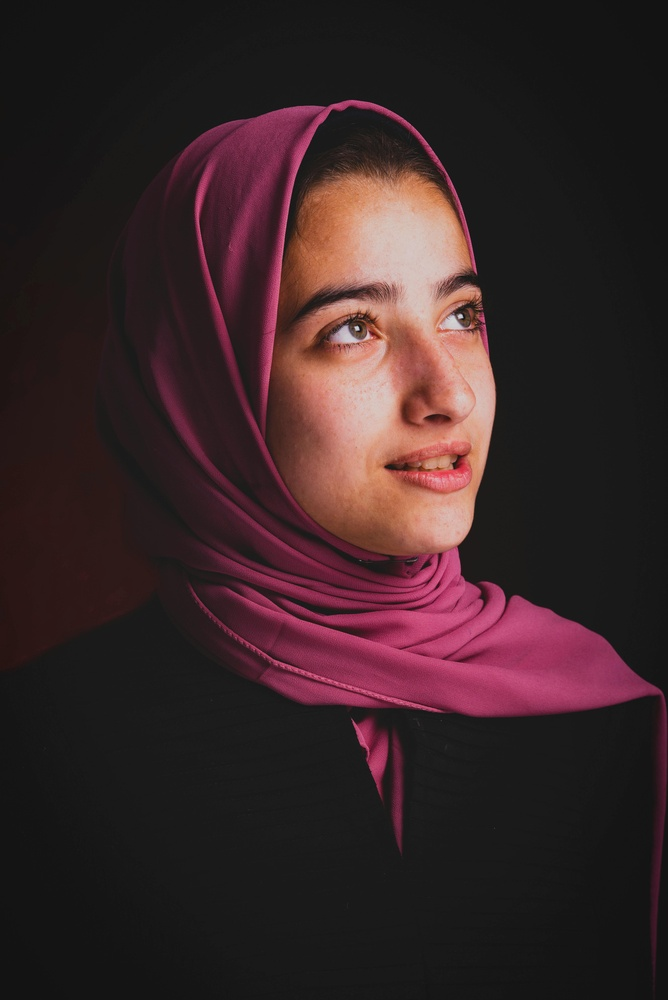
#> input picture image1.jpg, 668 x 1000 px, shrunk from 4016 x 6016 before the run
$ jupyter execute --allow-errors Lab_04.ipynb
#> lines starting #> are read from the running program, lines starting #| are printed output that depends on the picture
# Lab 04: Opérations géométriques et autres outils mathématiques

## Bibliothèques

[cell 1]
import cv2
import matplotlib.pyplot as plt
import numpy as np

## Définition des fonctions de plots

[cell 2]
def plot_image(image_1, image_2,title_1="Orignal",title_2="New Image"):
    plt.figure(figsize=(10,10))
    plt.subplot(1, 2, 1)
    plt.imshow(image_1,cmap="gray")
    plt.title(title_1)
    plt.subplot(1, 2, 2)
    plt.imshow(image_2,cmap="gray")
    plt.title(title_2)
    plt.show()

## Manipulations géometriques

### Scaling: échelonage

[cell 3]
toy_image = np.zeros((6,6))
toy_image[1:5,1:5]=255
toy_image[2:4,2:4]=0
plt.imshow(toy_image,cmap="gray")
plt.axis("off")
plt.show()
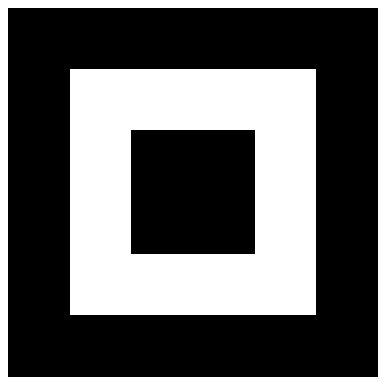
#> figure drawn by matplotlib, 1 panel
toy_image

**Nous deffinissons une matrice 6x6 puis nous clorons les pixels blancs puis les noirs**

[cell 4]
new_toy = cv2.resize(toy_image,None,fx=2,fy=1,interpolation=cv2.INTER_NEAREST)
plt.imshow(new_toy,cmap='gray')
plt.axis("off")
plt.show()

**Nous remarquons un réajustement (échelonage horizontal)**

La dim horizontal fait deux fois la taille de la dim verticale

[cell 5]
image = cv2.imread("image1.jpg")
#> image is the input picture: shape (1000, 668, 3); mean B, G, R 39.1, 37.3, 56
plt.imshow(cv2.cvtColor(image,cv2.COLOR_BGR2RGB))
plt.axis("off")
plt.show()

[cell 6]
new_image = cv2.resize(image,None,fx=2,fy=1,interpolation=cv2.INTER_CUBIC)
plt.imshow(cv2.cvtColor(new_image,cv2.COLOR_BGR2RGB))
plt.axis("off")
plt.show()
print("Old image shape",image.shape,"New Image shape",new_image.shape)
#| Old image shape (1000, 668, 3) New Image shape (1000, 1336, 3)

**On remarque la même distortion (horizontale)**

[cell 7]
new_image = cv2.resize(image,None,fx=1,fy=2,interpolation=cv2.INTER_CUBIC)
#> new_image: shape (2000, 668, 3)
plt.imshow(cv2.cvtColor(new_image,cv2.COLOR_BGR2RGB))
plt.axis("off")
plt.show()
print("Old image shape",image.shape,"New Image shape",new_image.shape)
#| Old image shape (1000, 668, 3) New Image shape (2000, 668, 3)

**L'image est distortionnée mais verticalement en effet la hauteur est 2 fois plus importante**

[cell 8]
new_image = cv2.resize(image,None,fx=2,fy=2,interpolation=cv2.INTER_CUBIC)
#> new_image: shape (2000, 1336, 3)
plt.imshow(cv2.cvtColor(new_image,cv2.COLOR_BGR2RGB))
plt.axis("off")
plt.show()
print("Old image shape",image.shape,"New Image shape",new_image.shape)
#| Old image shape (1000, 668, 3) New Image shape (2000, 1336, 3)

**La hauteur et la largeur font 2 fois plus grans mêmes si les proportions sont respectées**

[cell 9]
new_image = cv2.resize(image,None,fx=1,fy=0.5,interpolation=cv2.INTER_CUBIC)
#> new_image: shape (500, 668, 3)
plt.imshow(cv2.cvtColor(new_image,cv2.COLOR_BGR2RGB))
plt.axis("off")
plt.show()
print("Old image shape",image.shape,"New Image shape",new_image.shape)
#| Old image shape (1000, 668, 3) New Image shape (500, 668, 3)

**Dans ce cas la distoryion est horizontale est divise la hauteur par 2**

[cell 10]
rows = 100
cols = 200
new_image = cv2.resize(image,(rows,cols),interpolation=cv2.INTER_CUBIC)
#> new_image: shape (200, 100, 3)
plt.imshow(cv2.cvtColor(new_image,cv2.COLOR_BGR2RGB))
plt.axis("off")
plt.show()
print("Old image shape",image.shape,"New Image shape",new_image.shape)
#| Old image shape (1000, 668, 3) New Image shape (200, 100, 3)

**Dans ce cas nous definissons la hauteur et la largeur desirées de notre image distordue**

### Translation

[cell 11]
tx = 100
ty = 0
M = np.float32([[1,0,tx],[0,1,ty]])
M

[cell 12]
rows, cols, _ = image.shape
#> rows = 1000; cols = 668

[cell 13]
new_image = cv2.warpAffine(image,M,(100,200))
#> new_image: shape (200, 100, 3); every value is 0
plt.imshow(cv2.cvtColor(new_image,cv2.COLOR_BGR2RGB))

plt.show()

**C'est un crop de la partie en haut à gauche de l'image selon les axes**

[cell 14]
new_image = cv2.warpAffine(image,M,(cols + tx,rows + ty))
#> new_image: shape (1000, 768, 3)
plt.imshow(cv2.cvtColor(new_image,cv2.COLOR_BGR2RGB))

plt.show()

[cell 15]
tx = 0
ty = 50
M = np.float32([[1,0,tx],[0,1,ty]])
new_image = cv2.warpAffine(image,M,(cols+tx,rows+ty))
#> new_image: shape (1050, 668, 3)
plt.imshow(cv2.cvtColor(new_image,cv2.COLOR_BGR2RGB))
plt.show()

**J'ai laissé les axes pour montrer la difference de tailles et des proportions des images il est clair que les tx agissent sur l'axe horizontal et les ty agissent sur les axes verticaux**

### Rotation

[cell 16]
theta = 45.0
M = cv2.getRotationMatrix2D(center=(3,3),angle=theta,scale=1)
new_toy_image = cv2.warpAffine(toy_image,M,(6,6))
plot_image(toy_image,new_toy_image,"Originale","Rotation")

**On prend un centre (3,3) à partir duquel nous avons appliqué une rotation d'un angle théta (45 degrès)**

[cell 17]
cols, rows, _ = image.shape
#> cols = 1000; rows = 668
image.shape
#> Out = (1000, 668, 3)

**Pour mon image elle a une largeur et longueur paire il faut diminuer 1 afin d'obtenir un centre ou "noyeau"**

[cell 18]
M = cv2.getRotationMatrix2D(center=(cols//2 - 1,rows //2 - 1),angle=theta,scale=1)
new_image = cv2.warpAffine(image,M,(cols,rows))
#> new_image: shape (668, 1000, 3)
plt.imshow(cv2.cvtColor(new_image,cv2.COLOR_BGR2RGB))
plt.axis("off")
plt.show()

**La rotation est plus claire sur l'image**

## Operations mathematiques

### Opertaions vectorielles

[cell 19]
new_image = image + 20
#> new_image: shape (1000, 668, 3)
plt.imshow(cv2.cvtColor(new_image,cv2.COLOR_BGR2RGB))
plt.axis("off")
plt.show()

**Ajoute 20 à l'intensité de chaque pixel**

[cell 20]
new_image = image * 10
plt.imshow(cv2.cvtColor(new_image,cv2.COLOR_BGR2RGB))
plt.axis("off")
plt.show()

**On peut multiplier l'intensité x10**

[cell 21]
noise = np.random.normal(0,20,(cols,rows,3)).astype(np.uint8)
noise.shape
#> Out = (1000, 668, 3)

[cell 22]
new_image = image + noise
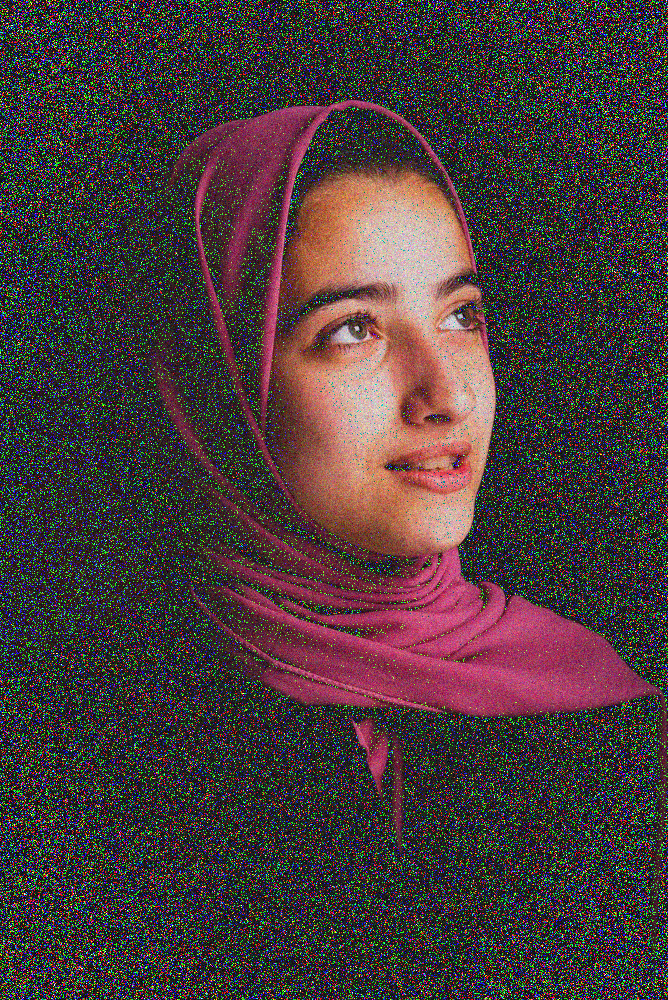
#> new_image: shape (1000, 668, 3); mean B, G, R 60.1, 58.8, 73.3
plt.imshow(cv2.cvtColor(new_image,cv2.COLOR_BGR2RGB))
plt.axis("off")
plt.show()

**Nous pouvons par cette manière définir un bruit et l'ajouter à l'image de la même manière nous pouvons multiplier l'image par ce bruit (on remarque le changelent d'intensité)**

[cell 23]
new_image = noise*image
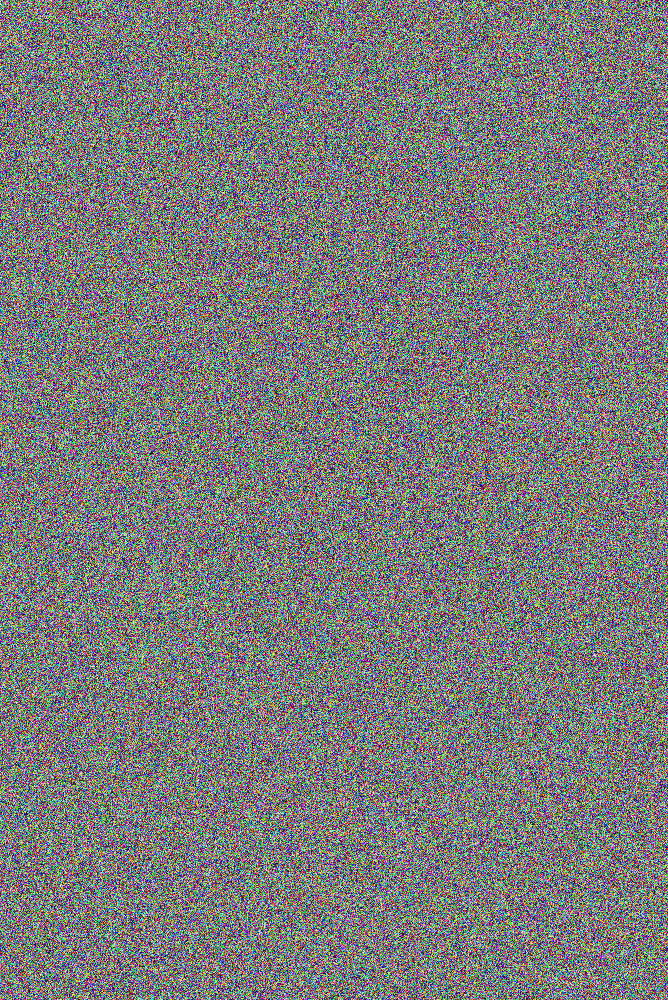
#> new_image: shape (1000, 668, 3); mean B, G, R 122.5, 122.8, 122.7
plt.imshow(cv2.cvtColor(new_image,cv2.COLOR_BGR2RGB))
plt.axis("off")
plt.show()

### Operations matricielles

[cell 24]
im_gray = cv2.imread("image4.jpg", cv2.IMREAD_GRAYSCALE)
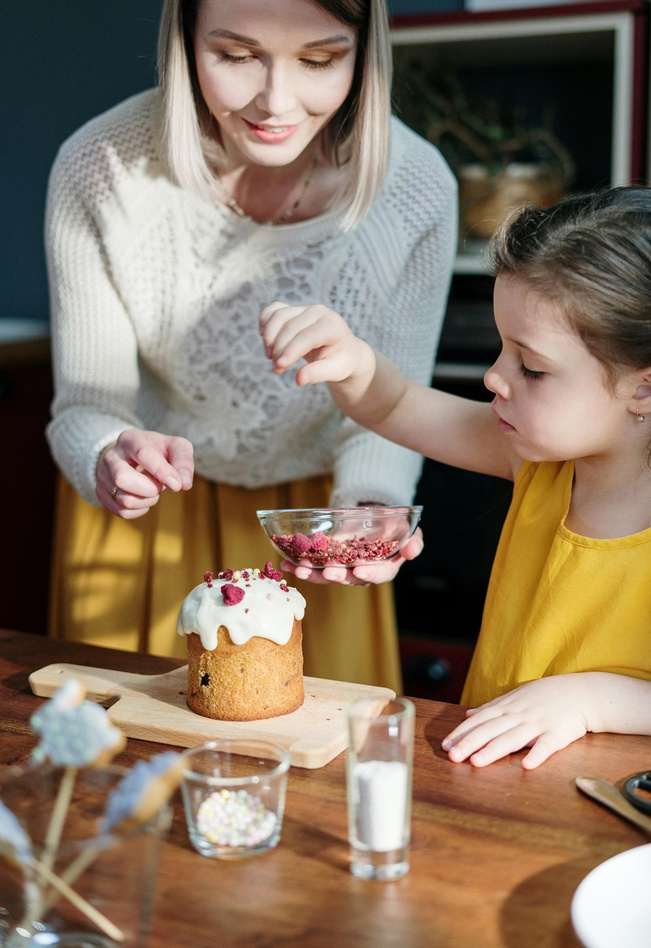
#> input picture image4.jpg, 651 x 948 px, shrunk from 3915 x 5702 before the run
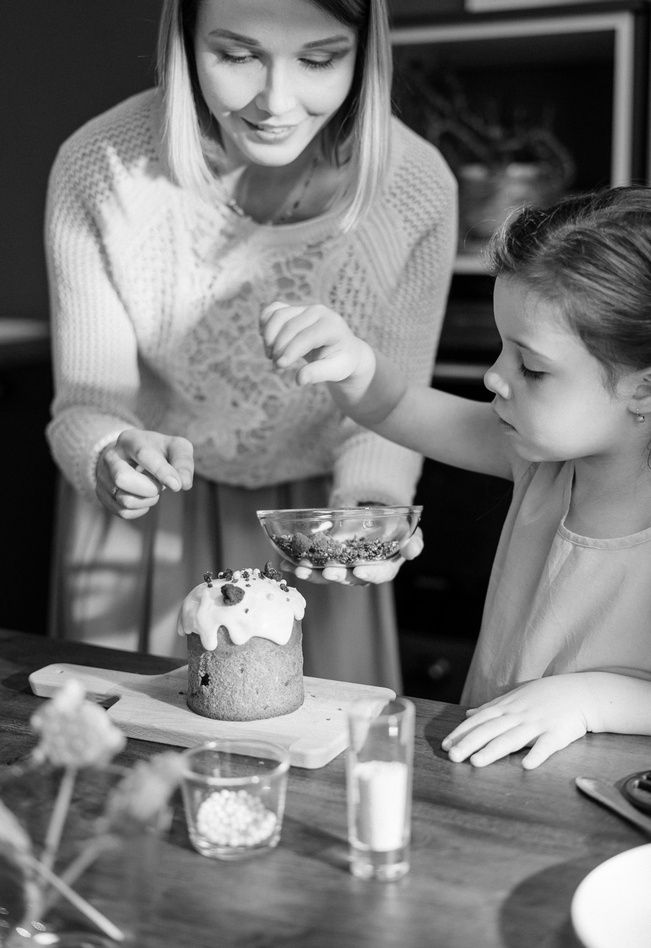
#> im_gray: shape (948, 651); min 0, max 255, mean 120.9
print(im_gray.shape)
#| (948, 651)
plt.imshow(im_gray, cmap='gray')
plt.axis("off")
plt.show()

**On affiche l'image en gis avec sa taille**

[cell 25]
U, s, V = np.linalg.svd(im_gray,full_matrices=True)
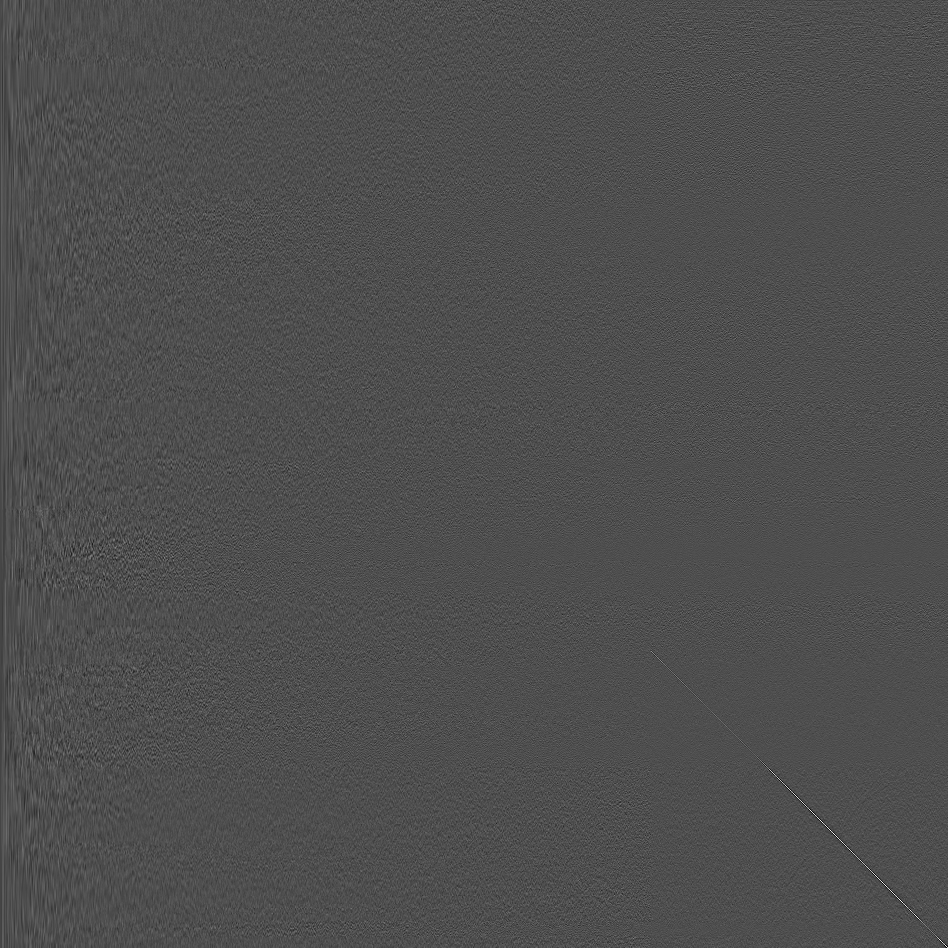
#> U: shape (948, 948) float64; min -0.275, max 0.616, mean -3.6e-05; drawn with min black and max white
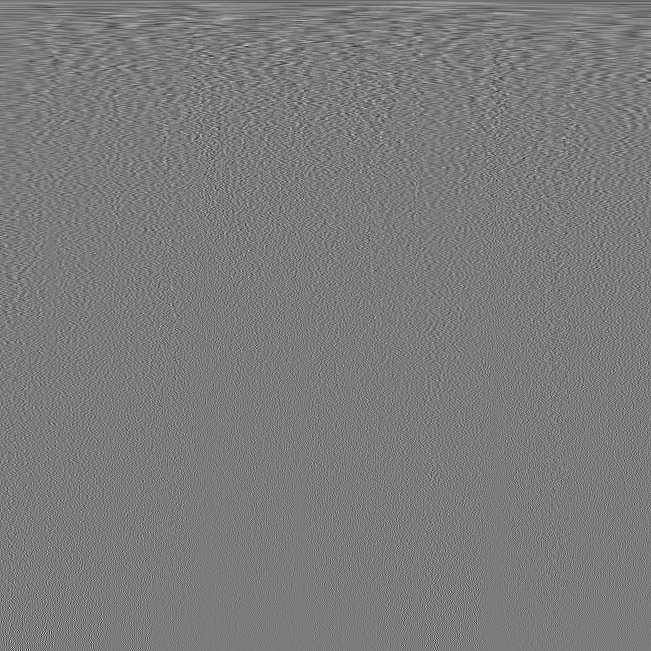
#> V: shape (651, 651) float64; min -0.298, max 0.315, mean -5.09e-05; drawn with min black and max white
#> s = 651 values, max 100167.8 at index 0, min 5.38 at index 650, mean 608.8

**On déclare les décompositions en matrices superieurs et inferieurs ainsi que diagonale à base des valeurs singulières**

[cell 26]
s.shape
#> Out = (651,)

[cell 27]
S = np.zeros((im_gray.shape[0],im_gray.shape[1]))
#> (the rest of this cell did not finish here and is left out)

**On Declare une matrice de zeros de la taille de l'image**

[cell 28]
plot_image(U,V,"Matrice U","Matrice V")

**Chaque matricee represente une dimension au carré longueur² et largeur²**

[cell 29]
plt.imshow(S,cmap='gray')
plt.show()
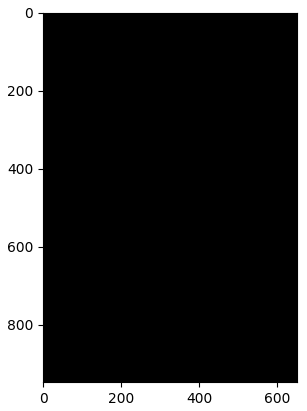
#> figure drawn by matplotlib, 1 panel

**c'est la matrice diagonale qui va avoir la même taille que l'image originale**

[cell 30]
B = S.dot(V)
#> B: shape (948, 651) float64; every value is 0
plt.imshow(B,cmap='gray')
plt.show()

[cell 31]
A = U.dot(B)
plt.imshow(A,cmap='gray')
plt.show()

**On calcul le produit point par point afin d'afficher le résultat des combinaison des 3 matrices**

[cell 32]
for n_component in [1,10,100,200,300,500]:
    S_new = S[:,:n_component]
    V_new = V[:n_component,:]
    A = U.dot(S_new.dot(V_new))
    plt.imshow(A,cmap='gray')
    plt.show()
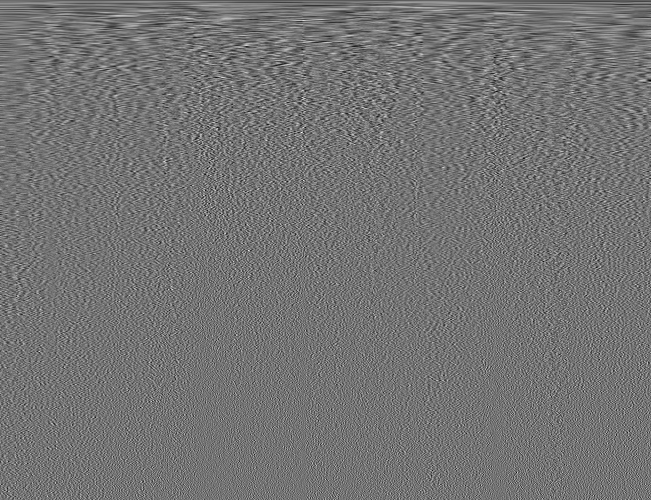
#> V_new: shape (500, 651) float64; min -0.199, max 0.239, mean -6.66e-05; drawn with min black and max white
